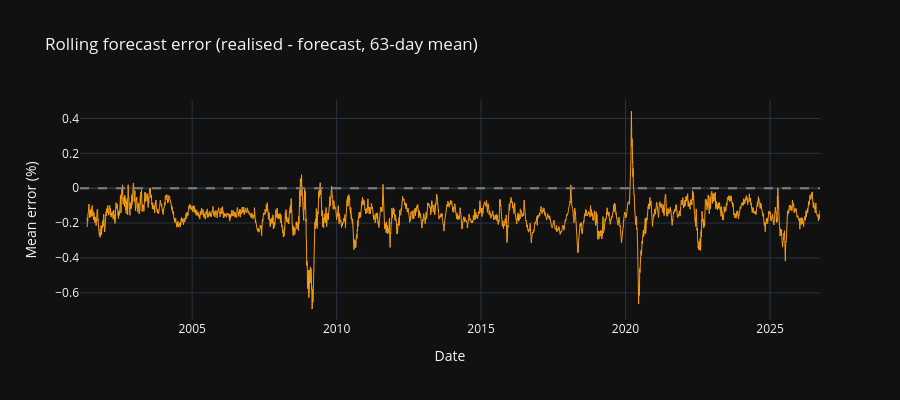

Notebook code cell kept with this figure:
### Code cell
# Rolling forecast error — 63-day (one quarter) window
rolling_error = forecast_error.rolling(63).mean()

fig = go.Figure()
fig.add_trace(go.Scatter(
    x=rolling_error.index,
    y=rolling_error * 100,
    mode='lines',
    line=dict(width=1, color='#f39c12'),
    name='63-day rolling mean error'
))
fig.add_hline(y=0, line_dash='dash', line_color='gray')

fig.update_layout(
    title='Rolling forecast error (realised - forecast, 63-day mean)',
    xaxis_title='Date',
    yaxis_title='Mean error (%)',
    height=400,
    showlegend=False
)

fig.show()

### Figure 1 — Plotly figure (JSON) as saved in the notebook; plotly's stock layout.template omitted (floating-point values rounded to 4 significant figures; data arrays with more than 128 entries replaced by an {"elided": "..."} marker saying what was removed)
{"data": [{"line": {"color": "#f39c12", "width": 1}, "mode": "lines", "name": "63-day rolling mean error", "type": "scatter", "x": {"elided": "6441 str values"}, "y": {"elided": "6441 float values"}}], "layout": {"height": 400, "shapes": [{"line": {"color": "gray", "dash": "dash"}, "type": "line", "x0": 0, "x1": 1, "xref": "x domain", "y0": 0, "y1": 0, "yref": "y"}], "showlegend": false, "title": {"text": "Rolling forecast error (realised - forecast, 63-day mean)"}, "xaxis": {"title": {"text": "Date"}}, "yaxis": {"title": {"text": "Mean error (%)"}}}}
